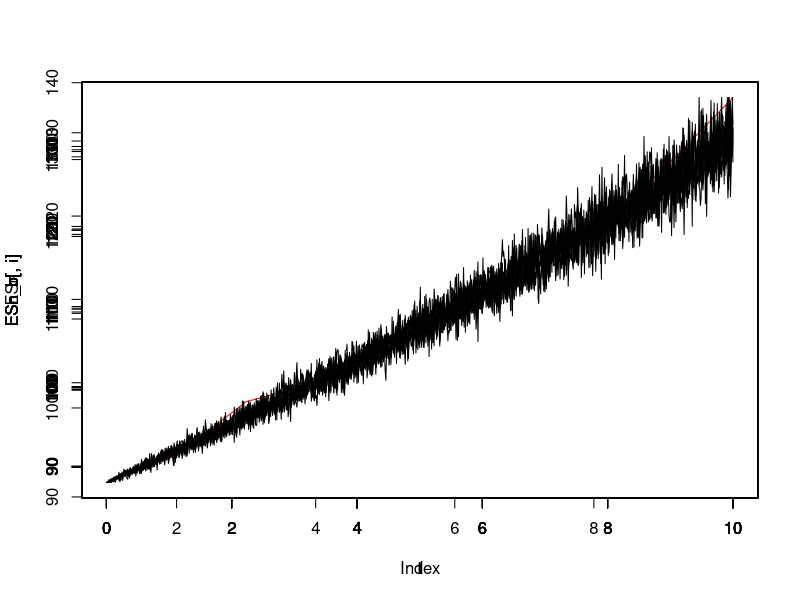
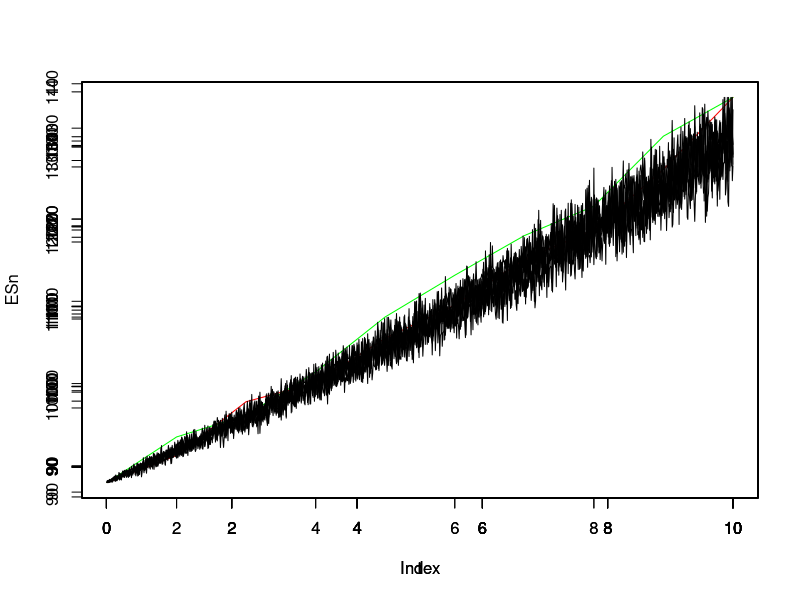

These charts were generated, in order, by the following R code:
# M237G Wei Wei
###### p1
# Ch2 P38
n = 1000
a = -.7
sigma1 = 1
sigma2 = 1
rho = a/sigma1/sigma2

# covmtx = matrix( c(1, a, a, 1), ncol = 2, byrow = FALSE )

# bivariate normal distribution x
binorm = function(n, sigma1, sigma2, rho){
  z1 = rnorm(n, mean = 0, sd = 1)
  z2 = rnorm(n, mean = 0, sd = 1)
  z = matrix(c(z1, z2), nrow = 2, byrow = TRUE)
  
  L = matrix( c(sigma1, sigma2*rho, 0, sqrt(1-rho^2)*sigma2), ncol = 2, byrow = FALSE )
  
  x = matrix( NA, nrow = nrow(z), ncol = ncol(z))
  for( i in 1:ncol(x) ){
    x[,i] = L %*% z[,i]
  }
  x
}

x = binorm(n, sigma1, sigma2, rho)

# verify
mu_x1 = mean(x[1,])
mu_x2 = mean(x[2,])
# sample covariance
numerator = sum( (x[1,]-mu_x1) * (x[2,]- mu_x2) , na.rm = FALSE) / (n-1)
# sqrt(sample variance)
denominator = sqrt(var(x[1,]) * var(x[2,]))
rho_sim = numerator / denominator


###### p2
xy = binorm(n, 1, 1, 0.6)
E = (x[1,]^3 + sin(x[2,]) + x[1,]^2 * x[2,])/n
E = max (0, E)

###### p3
Z = rnorm(n, 0, 1)
w5 = sqrt(5) * Z
Ea1 = mean(w5^2 + sin(w5))
var(w5^2 + sin(w5))

expectation = function(t, Z){
  W_t = sqrt(t) * Z
  E = mean(exp(t/2) * cos(W_t))
  return (E)
}
Ea2 = expectation(t = 0.5,Z)
Ea3 = expectation(t = 3.2,Z)
Ea4 = expectation(t = 6.5,Z)

#### 3.(b) Variance Reduction
z1 = rnorm(n, mean = 0, sd = 1)
z2 = -z1
w5b = sqrt(5) * z1    # W(5)+
w5b_ = sqrt(5) * z2   # W(5)_
Eb1 = (mean(w5b^2 + sin(w5b)) + mean(w5b_^2 + sin(w5b_)) )/2
Eb2 = (expectation(t = 0.5, z1) + expectation(t = 0.5, z2))/2
Eb3 = (expectation(t = 3.2, z1) + expectation(t = 3.2, z2))/2
Eb4 = (expectation(t = 6.5, z1) + expectation(t = 6.5, z2))/2

###### p4
r = .04
sigma = .2
s0 = 88
maturity = 5
K = 100
n = 1000

# European call price single simulation
eurocall = function(s0, r, sigma, maturity, K, W) {
  price = max( s0 * exp( (r-0.5*sigma^2)*maturity + sigma*W ) - K, 0 )
  return (price)
}

# European call Black-Scholes price
myBSPrice <- function( s0, K, r, sigma, maturity ) {
  d1 = (log(s0/K)+(r+sigma^2/2)*maturity)/(sigma*sqrt(maturity))
  d2 = (log(s0/K)+(r-sigma^2/2)*maturity)/(sigma*sqrt(maturity))
  
  # pnorm is CDF
  call_price <- s0*pnorm(d1)-exp(-r*maturity)*K*pnorm(d2)
  call_price
}

Z = rnorm(n,mean = 0, sd = 1)
# Brownian Motion
W = sqrt(maturity) * Z

# call price by Monte Carlo simulation
payoff = array(NaN, dim = n)
for( i in 1:length(W) ){
  payoff[i] = eurocall(s0, r, sigma, maturity, K, W[i])
}
Ca1 = exp(-r*maturity) * mean(payoff)

# call price by BS formula
Cb1 = myBSPrice(s0,K,r,sigma,maturity)

# call price from Monte Carlo sim with Variance Reduction
payoff_pos = array(0, dim = n)
payoff_neg = array(0, dim = n)
z1 = rnorm(n,mean = 0, sd = 1)
z2 = -z1
for( i in 1:length(z1)){
  payoff_pos[i] = eurocall(s0, r, sigma, maturity, K, sqrt(maturity) * z1[i])
}
for( i in 1:length(z2)){
  payoff_neg[i] = eurocall(s0, r, sigma, maturity, K, sqrt(maturity) * z2[i])
}
exp(-r*maturity) * mean(payoff_pos)
exp(-r*maturity) * mean(payoff_neg)
Cb2 = exp(-r*maturity) * (mean(payoff_pos) + mean(payoff_neg))/2

###### p5
# Geometric Brownian Motion
myGBM = function(r, sigma, s0, t){
  W = sqrt(t) * rnorm(1000, 0, 1)
  st = s0 * mean(exp( (r-0.5*sigma^2)*t + sigma*W ))
  st
}
r = 0.04
sigma = 0.18
s0 = 88
ESn = array(0, dim = 10)
for( i in 1: length(ESn)){
  ESn[i] = myGBM(r, sigma, s0, t = i)
}
plot(ESn, type = "l", col = "red")

# 5(b)
t = (1:1000)/100
ESn_b = matrix(NA, nrow = 1000, ncol = 6)
for( i in 1:6 ){
  for( j in 1:1000){
    ESn_b[j,i] = myGBM(r, sigma, s0, t[j])
  }
}

for( i in 1:6 ){
  par( new = TRUE )
  plot(x = t, y = ESn_b[,i], type = "l")
}

# 5(d)
sigma2 = 0.35
ESn_5d1 = array(0, dim = 10)
for( i in 1: length(ESn_5d1)){
  ESn_5d1[i] = myGBM(r, sigma, s0, t = i)
}
plot(ESn, type = "l", col = "red")
par( new = TRUE)
plot(ESn_5d1, type = "l", col = "green", ylab = "")

ESn_5d2 = matrix(NA, nrow = 1000, ncol = 6)
for( i in 1:6 ){
  for( j in 1:1000){
    ESn_5d2[j,i] = myGBM(r, sigma, s0, t[j])
  }
}

for( i in 1:6 ){
  par( new = TRUE )
  plot(x = t, y = ESn_5d2[,i], type = "l", ylab = "")
}

###### p6
# (a) Euler's discretization
x = (1:10000)/10000
Ia = sum(4 * sqrt(1-x^2) * (0.0001))
# (b) Monte Carlo
x_6b = runif(10000, 0, 1)     # x~U[0,1]
Ib = 4 * mean(sqrt(1-x_6b^2))
var(sqrt(1-x_6b^2))

# (c) importance sampling
# t(x)
myT = function(x){
  a = 0.74
  if(x>=0 && x<=1){
    t = (1-a*x^2) / (1 - a/3)
  } else{
    t = 0
  }
  return (t)
}
# define g(x) max(t(x)) = t(0) = 1.327434
myT(0)

U = runif(1000, 0, 1)
# if t(x) / g(x) >= U, accept t(x)
Y = (((1-a*U^2)/(1-a/3)/1.327434) >= U) * U

Values = array(0, dim = length(Y))
for( i in length(Y)){
  Values[i] = 4 * sqrt(1 - Y[i]^2) / (1-a * Y[i]^2) * (1-a/3)
}
mean(Values)
Ic = mean(4 * sqrt(1 - Y^2) / (1-a * Y^2) * (1-a/3))
var(sqrt(1 - Y^2) / (1-a * Y^2) * (1-a/3))
